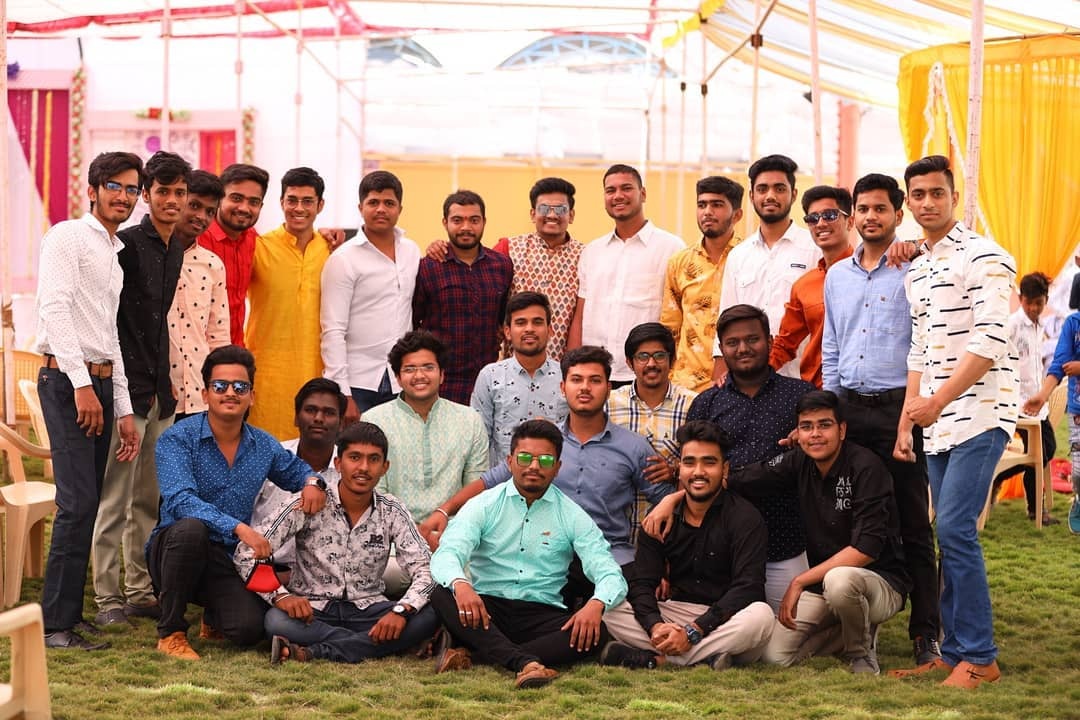
#> input picture brothers.jpeg, 1080 x 720 px; its folder holds only this picture in this run
$ python script.py
#> lines starting #> are read from the running program, lines starting #| are printed output that depends on the picture; after the words box and inside, x2 and y2 are one past the last pixel; in counts of white or black regions, pixels touching at a corner belong together
from typing import final
import cv2 , glob

all_images = glob.glob("*.jpeg")

detect = cv2.CascadeClassifier("haarcascade_frontalface_default.xml")

for image in all_images:
    img = cv2.imread(image)
#> img is the input picture: shape (720, 1080, 3); mean B, G, R 118.3, 137.5, 165.3
    gray_img = cv2.cvtColor(img,cv2.COLOR_BGR2GRAY)
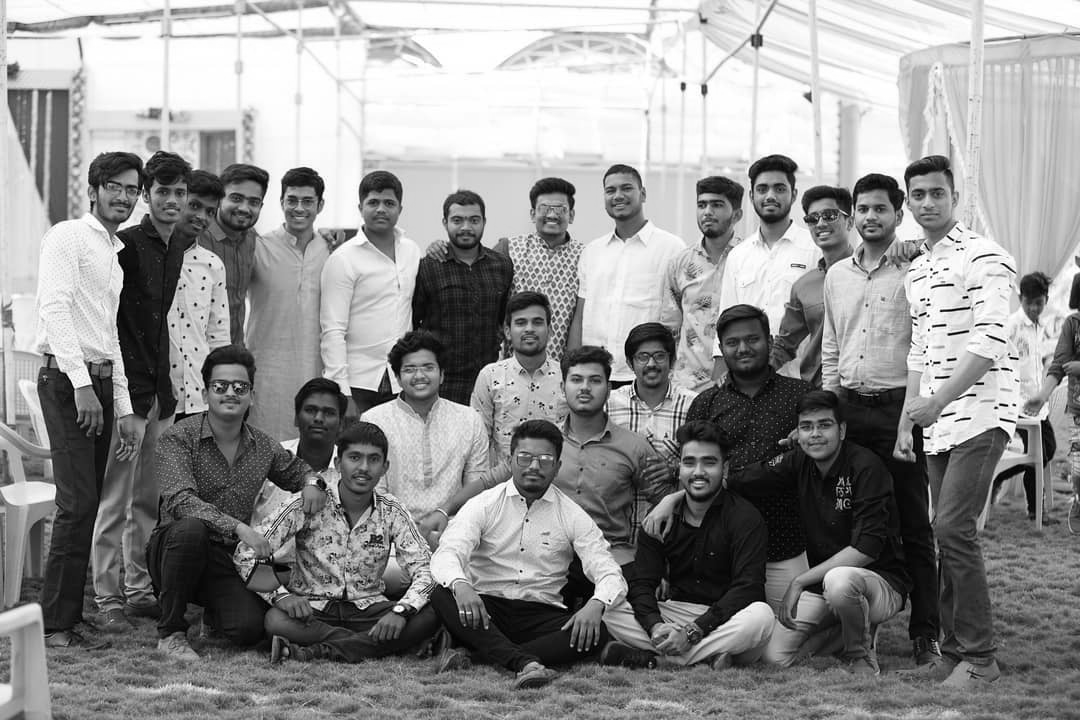
#> gray_img: shape (720, 1080); min 0, max 255, mean 143.7

    faces  = detect.detectMultiScale(gray_img,1.1,5)
#> faces = 25 rows, first 6: [596, 171, 47, 47], [277, 184, 45, 45], [686, 185, 50, 50], [557, 358, 55, 55], [356, 184, 48, 48], [846, 188, 54, 54]

    for(x,y,w,h) in faces:
        final_img= cv2.rectangle(img,(x,y),(x+w,y+h),(0,255,0),2)

        cv2.imshow("Face Detection ",final_img)
        cv2.waitKey(2000)
        cv2.destroyAllWindows()
#> this loop made 25 passes
#> (x, y, w, h) on passes 1 to 12: (596, 171, 47, 47), (277, 184, 45, 45), (686, 185, 50, 50), (557, 358, 55, 55), (356, 184, 48, 48), (846, 188, 54, 54), (441, 201, 50, 50), (504, 301, 52, 52), (627, 336, 49, 49), (293, 390, 53, 53), (744, 167, 54, 54), (147, 173, 49, 49)
#> pass 2, `final_img= cv2.rectangle(img,(x,y),(x+w,y+h),(0,255,0),2)`:
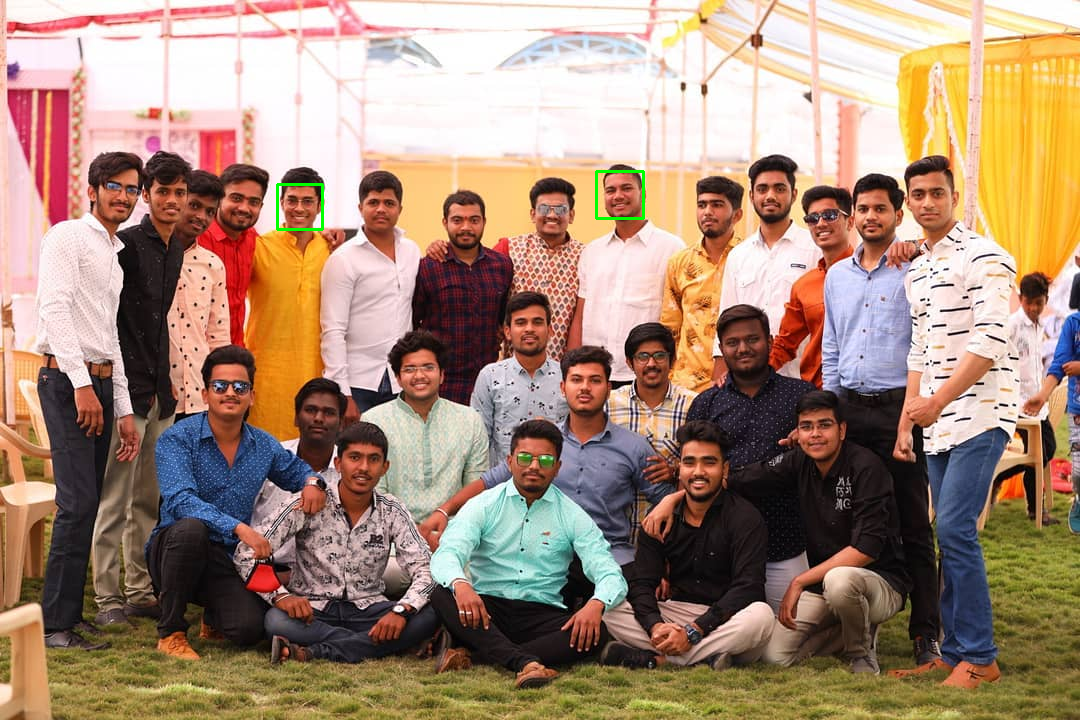
#> final_img: shape (720, 1080, 3); mean B, G, R 118.2, 137.7, 165
#> pass 3, `final_img= cv2.rectangle(img,(x,y),(x+w,y+h),(0,255,0),2)`:
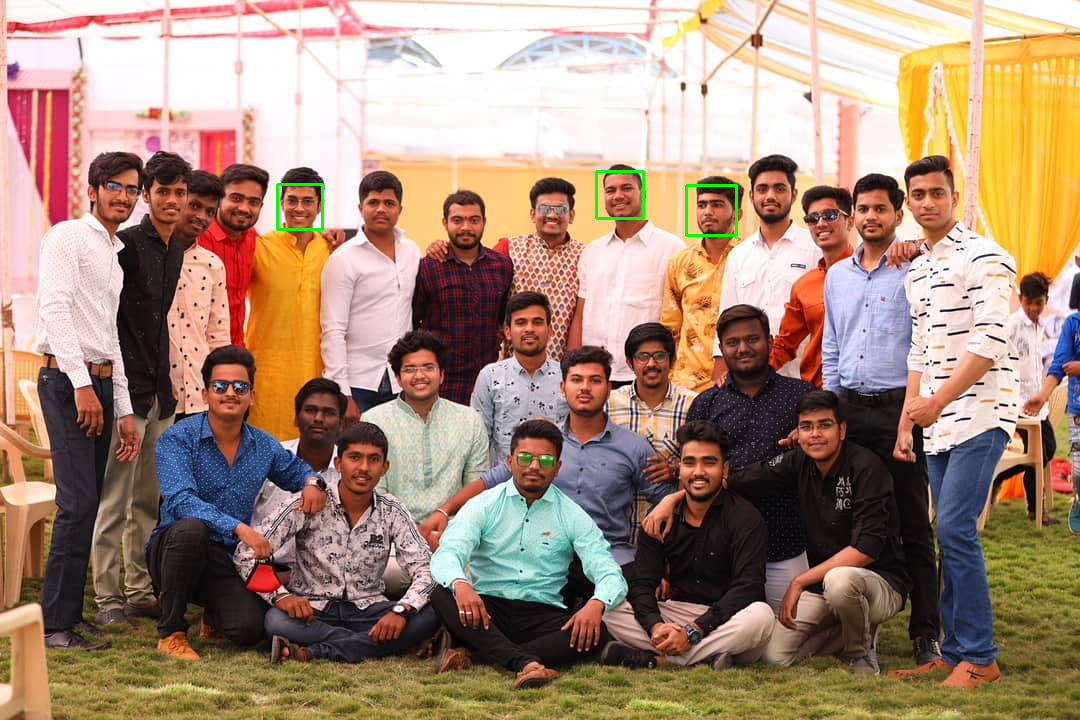
#> final_img: shape (720, 1080, 3); 0.08% of pixels changed, all inside (x1, y1, x2, y2) = (685, 184, 738, 237)
#> after the loop:
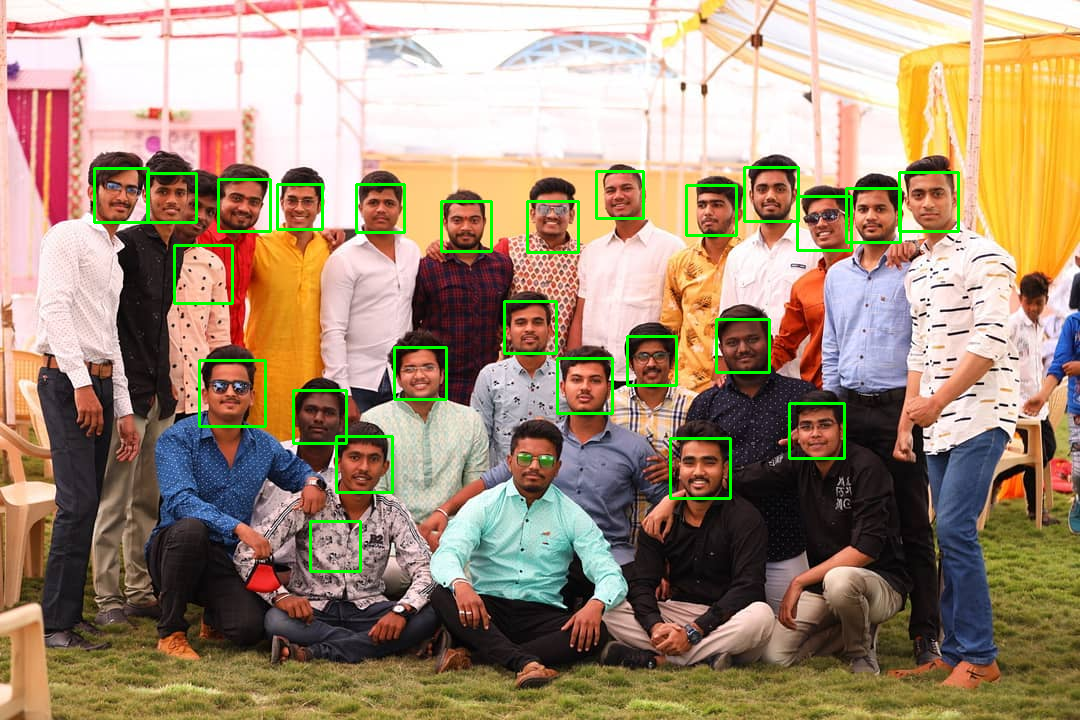
#> img: shape (720, 1080, 3); 1.99% of pixels changed, all inside (x1, y1, x2, y2) = (93, 166, 960, 573)
